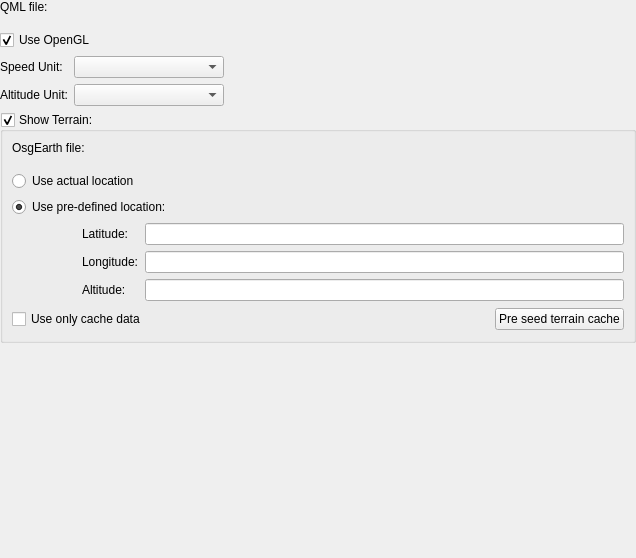
<?xml version="1.0" encoding="UTF-8"?>
<ui version="4.0">
 <class>PfdQmlGadgetOptionsPage</class>
 <widget class="QWidget" name="PfdQmlGadgetOptionsPage">
  <property name="geometry">
   <rect>
    <x>0</x>
    <y>0</y>
    <width>636</width>
    <height>558</height>
   </rect>
  </property>
  <property name="sizePolicy">
   <sizepolicy hsizetype="Expanding" vsizetype="Expanding">
    <horstretch>0</horstretch>
    <verstretch>0</verstretch>
   </sizepolicy>
  </property>
  <property name="windowTitle">
   <string>Form</string>
  </property>
  <layout class="QVBoxLayout" name="verticalLayout">
   <property name="margin">
    <number>0</number>
   </property>
   <item>
    <widget class="QScrollArea" name="scrollArea">
     <property name="frameShape">
      <enum>QFrame::NoFrame</enum>
     </property>
     <property name="lineWidth">
      <number>0</number>
     </property>
     <property name="widgetResizable">
      <bool>true</bool>
     </property>
     <widget class="QWidget" name="scrollAreaWidgetContents">
      <property name="geometry">
       <rect>
        <x>0</x>
        <y>0</y>
        <width>636</width>
        <height>558</height>
       </rect>
      </property>
      <layout class="QVBoxLayout" name="verticalLayout_2">
       <property name="margin">
        <number>0</number>
       </property>
       <item>
        <layout class="QHBoxLayout" name="horizontalLayout" stretch="0,0">
         <property name="spacing">
          <number>10</number>
         </property>
         <property name="sizeConstraint">
          <enum>QLayout::SetMaximumSize</enum>
         </property>
         <property name="bottomMargin">
          <number>10</number>
         </property>
         <item>
          <widget class="QLabel" name="label">
           <property name="text">
            <string>QML file: </string>
           </property>
          </widget>
         </item>
         <item>
          <widget class="Utils::PathChooser" name="qmlSourceFile" native="true">
           <property name="sizePolicy">
            <sizepolicy hsizetype="MinimumExpanding" vsizetype="Preferred">
             <horstretch>0</horstretch>
             <verstretch>0</verstretch>
            </sizepolicy>
           </property>
          </widget>
         </item>
        </layout>
       </item>
       <item>
        <widget class="QCheckBox" name="useOpenGL">
         <property name="text">
          <string>Use OpenGL</string>
         </property>
         <property name="checked">
          <bool>true</bool>
         </property>
        </widget>
       </item>
       <item>
        <layout class="QFormLayout" name="formLayout_2">
         <item row="0" column="0">
          <widget class="QLabel" name="label_6">
           <property name="text">
            <string>Speed Unit:</string>
           </property>
          </widget>
         </item>
         <item row="1" column="0">
          <widget class="QLabel" name="label_7">
           <property name="text">
            <string>Altitude Unit:</string>
           </property>
          </widget>
         </item>
         <item row="0" column="1">
          <widget class="QComboBox" name="speedUnitCombo">
           <property name="maximumSize">
            <size>
             <width>150</width>
             <height>16777215</height>
            </size>
           </property>
          </widget>
         </item>
         <item row="1" column="1">
          <widget class="QComboBox" name="altUnitCombo">
           <property name="maximumSize">
            <size>
             <width>150</width>
             <height>16777215</height>
            </size>
           </property>
          </widget>
         </item>
        </layout>
       </item>
       <item>
        <widget class="QGroupBox" name="showTerrain">
         <property name="title">
          <string>Show Terrain:</string>
         </property>
         <property name="checkable">
          <bool>true</bool>
         </property>
         <layout class="QGridLayout" name="gridLayout_2">
          <item row="0" column="0" colspan="4">
           <layout class="QHBoxLayout" name="horizontalLayout_3" stretch="0,0">
            <property name="spacing">
             <number>10</number>
            </property>
            <property name="sizeConstraint">
             <enum>QLayout::SetMaximumSize</enum>
            </property>
            <property name="bottomMargin">
             <number>10</number>
            </property>
            <item>
             <widget class="QLabel" name="label_2">
              <property name="text">
               <string>OsgEarth file:</string>
              </property>
             </widget>
            </item>
            <item>
             <widget class="Utils::PathChooser" name="earthFile" native="true">
              <property name="sizePolicy">
               <sizepolicy hsizetype="MinimumExpanding" vsizetype="Preferred">
                <horstretch>0</horstretch>
                <verstretch>0</verstretch>
               </sizepolicy>
              </property>
             </widget>
            </item>
           </layout>
          </item>
          <item row="1" column="0" colspan="2">
           <widget class="QRadioButton" name="useActualLocation">
            <property name="text">
             <string>Use actual location</string>
            </property>
           </widget>
          </item>
          <item row="2" column="0" colspan="3">
           <widget class="QRadioButton" name="usePredefinedLocation">
            <property name="text">
             <string>Use pre-defined location:</string>
            </property>
            <property name="checked">
             <bool>true</bool>
            </property>
           </widget>
          </item>
          <item row="3" column="0">
           <spacer name="horizontalSpacer">
            <property name="orientation">
             <enum>Qt::Horizontal</enum>
            </property>
            <property name="sizeType">
             <enum>QSizePolicy::Fixed</enum>
            </property>
            <property name="sizeHint" stdset="0">
             <size>
              <width>16</width>
              <height>16</height>
             </size>
            </property>
           </spacer>
          </item>
          <item row="3" column="1" colspan="3">
           <layout class="QGridLayout" name="gridLayout">
            <item row="0" column="0">
             <widget class="QLabel" name="label_3">
              <property name="text">
               <string>Latitude:</string>
              </property>
             </widget>
            </item>
            <item row="0" column="1">
             <widget class="QLineEdit" name="latitude"/>
            </item>
            <item row="1" column="0">
             <widget class="QLabel" name="label_4">
              <property name="text">
               <string>Longitude:</string>
              </property>
             </widget>
            </item>
            <item row="1" column="1">
             <widget class="QLineEdit" name="longitude"/>
            </item>
            <item row="2" column="0">
             <widget class="QLabel" name="label_5">
              <property name="text">
               <string>Altitude:</string>
              </property>
             </widget>
            </item>
            <item row="2" column="1">
             <widget class="QLineEdit" name="altitude"/>
            </item>
           </layout>
          </item>
          <item row="4" column="0" colspan="2">
           <widget class="QCheckBox" name="useOnlyCache">
            <property name="text">
             <string>Use only cache data</string>
            </property>
           </widget>
          </item>
          <item row="4" column="2">
           <spacer name="horizontalSpacer_2">
            <property name="orientation">
             <enum>Qt::Horizontal</enum>
            </property>
            <property name="sizeHint" stdset="0">
             <size>
              <width>74</width>
              <height>24</height>
             </size>
            </property>
           </spacer>
          </item>
          <item row="4" column="3">
           <widget class="QPushButton" name="preSeedTerrain">
            <property name="text">
             <string>Pre seed terrain cache</string>
            </property>
           </widget>
          </item>
         </layout>
        </widget>
       </item>
       <item>
        <spacer name="verticalSpacer">
         <property name="orientation">
          <enum>Qt::Vertical</enum>
         </property>
         <property name="sizeHint" stdset="0">
          <size>
           <width>20</width>
           <height>121</height>
          </size>
         </property>
        </spacer>
       </item>
      </layout>
     </widget>
    </widget>
   </item>
  </layout>
 </widget>
 <customwidgets>
  <customwidget>
   <class>Utils::PathChooser</class>
   <extends>QWidget</extends>
   <header>utils/pathchooser.h</header>
   <container>1</container>
  </customwidget>
 </customwidgets>
 <resources/>
 <connections>
  <connection>
   <sender>usePredefinedLocation</sender>
   <signal>toggled(bool)</signal>
   <receiver>latitude</receiver>
   <slot>setEnabled(bool)</slot>
   <hints>
    <hint type="sourcelabel">
     <x>167</x>
     <y>188</y>
    </hint>
    <hint type="destinationlabel">
     <x>260</x>
     <y>222</y>
    </hint>
   </hints>
  </connection>
  <connection>
   <sender>usePredefinedLocation</sender>
   <signal>toggled(bool)</signal>
   <receiver>longitude</receiver>
   <slot>setEnabled(bool)</slot>
   <hints>
    <hint type="sourcelabel">
     <x>181</x>
     <y>188</y>
    </hint>
    <hint type="destinationlabel">
     <x>282</x>
     <y>255</y>
    </hint>
   </hints>
  </connection>
  <connection>
   <sender>usePredefinedLocation</sender>
   <signal>toggled(bool)</signal>
   <receiver>altitude</receiver>
   <slot>setEnabled(bool)</slot>
   <hints>
    <hint type="sourcelabel">
     <x>207</x>
     <y>188</y>
    </hint>
    <hint type="destinationlabel">
     <x>308</x>
     <y>288</y>
    </hint>
   </hints>
  </connection>
  <connection>
   <sender>useOpenGL</sender>
   <signal>toggled(bool)</signal>
   <receiver>showTerrain</receiver>
   <slot>setEnabled(bool)</slot>
   <hints>
    <hint type="sourcelabel">
     <x>99</x>
     <y>57</y>
    </hint>
    <hint type="destinationlabel">
     <x>99</x>
     <y>89</y>
    </hint>
   </hints>
  </connection>
 </connections>
</ui>
